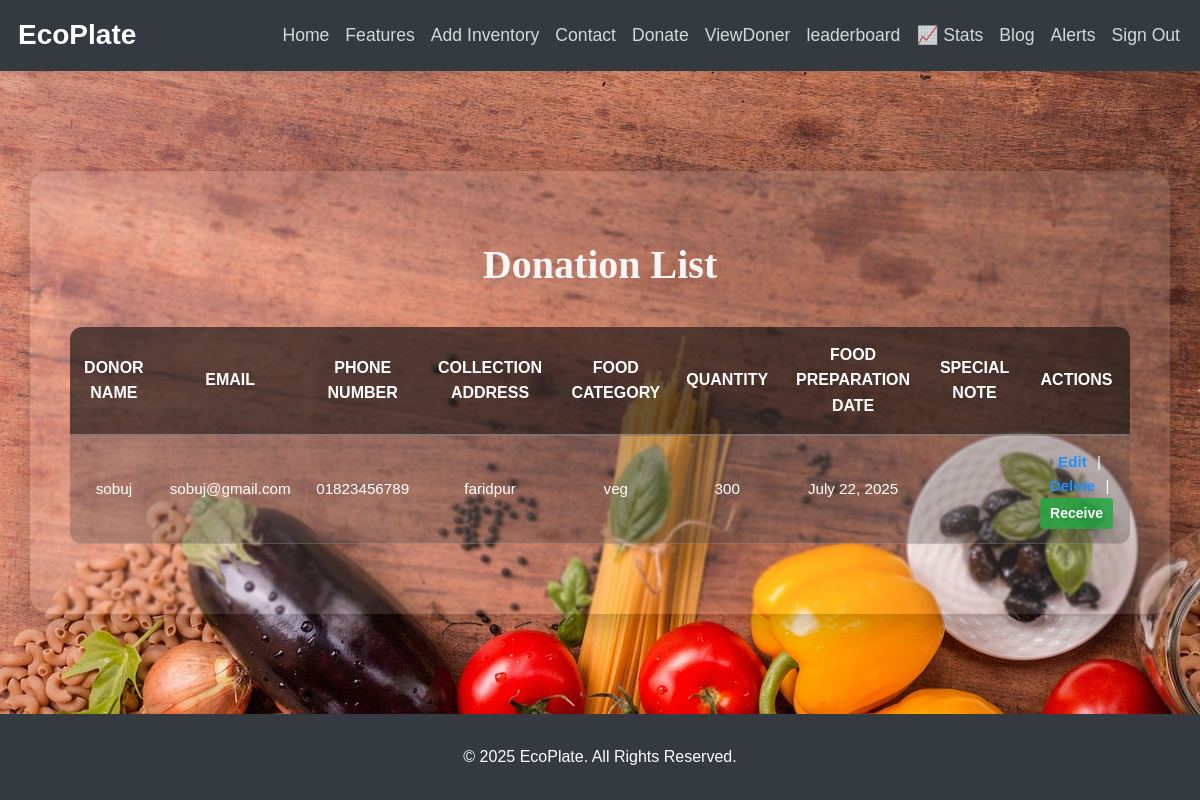
Page /Vdon/ (signed in) on the committed database.
### foodTest/models.py (models this page shows, shortened)
class Donation(models.Model):
    donor_name = models.CharField(max_length=100)
    email = models.EmailField()
    phone_number = models.CharField(max_length=15)
    collection_address = models.TextField()
    food_category = models.CharField(max_length=10, choices=[('veg', 'Vegetarian'), ('non_veg', 'Non-Vegetarian'), ('both', 'Both')])
    quantity = models.PositiveIntegerField()
    food_preparation_date = models.DateField()
    special_note = models.TextField(blank=True, null=True)
    accept_terms = models.BooleanField(default=False)
    received_by = models.ForeignKey(User, null=True, blank=True, on_delete=models.SET_NULL)
    received_at = models.DateTimeField(null=True, blank=True)

### foodTest/views.py (the view)
# urls.py: path('Vdon/', views.donation_view, name="Donation"),
@login_required
def donation_view(request):
    food_waste_data = Donation.objects.filter(received_by__isnull=True)
    return render(request, 'donation_list.html', {'food_waste_data': food_waste_data})
    '''donations = Donation.objects.all()
    return render(request, 'donation_list.html', {'food_waste_data': donations})'''
    '''response=requests.get("http://127.0.0.1:8000/api/donations/")

    data=response.json()
    return render(request,'donation_list.html',{'food_waste_data': data})'''

### templates/donation_list.html (shortened to what this page needs)
<!DOCTYPE html>
<html lang="en">
<head>
    {% load static %}
    <link href="https://cdn.jsdelivr.net/npm/bootstrap@5.3.0/dist/css/bootstrap.min.css" rel="stylesheet">
    <link href="{% static 'styles.css' %}" rel="stylesheet">
</head>
<body>
    <nav class="navbar navbar-expand-lg navbar-dark bg-dark">
        <div class="container-fluid">
            <a class="navbar-brand" href="#">EcoPlate</a>
            <div class="collapse navbar-collapse" id="navbarNav">
                <ul class="navbar-nav ms-auto">
                    <li class="nav-item">
                        <a class="nav-link active" aria-current="page" href="/">Home</a>
                    </li>
                    <li class="nav-item">
                        <a class="nav-link" href="/#features">Features</a>
                    </li>
                    <li class="nav-item">
    <a class="nav-link" href="{% url 'add-inventory' %}">Add Inventory</a>
</li>
                    <li class="nav-item">
                        <a class="nav-link" href="/contactsub">Contact</a>
                    </li>
                    <li class="nav-item">
                        <a class="nav-link" href="/Vsub">Donate</a>
                    </li>
                    <li class="nav-item">
                        <a class="nav-link" href="/Vdon">ViewDoner</a>
                    </li>
                    <li class="nav-item">
                        <a class="nav-link" href="/leaderboard">leaderboard</a>
                    </li>
                    <li class="nav-item"><a class="nav-link" href="{% url 'received-chart' %}">📈 Stats</a></li>
                    <li class="nav-item">
                        <a class="nav-link" href="/blogs">Blog</a>
                    </li>
                    <li class="nav-item">
    <a class="nav-link" href="{% url 'alert-dashboard' %}">Alerts</a>
</li>
                    {% if user.is_authenticated %}
    <li class="nav-item"><a class="nav-link" href="{% url 'signout' %}">Sign Out</a></li>
{% else %}
    <li class="nav-item"><a class="nav-link" href="{% url 'signup' %}">Sign Up</a></li>
    <li class="nav-item"><a class="nav-link" href="{% url 'signin' %}">Sign In</a></li>
{% endif %}
                </ul>
            </div>
        </div>
    </nav>
    <div class="main-content">
        <h1>Donation List</h1>
        <table>
            <thead>
                <tr>
                    <th>Donor Name</th>
                    <th>Email</th>
                    <th>Phone Number</th>
                    <th>Collection Address</th>
                    <th>Food Category</th>
                    <th>Quantity</th>
                    <th>Food Preparation Date</th>
                    <th>Special Note</th>
                    <th>Actions</th>
                </tr>
            </thead>
            <tbody>
                {% for donation in food_waste_data %}
                <tr>
                    <td data-label="Donor Name">{{ donation.donor_name }}</td>
                    <td data-label="Email">{{ donation.email }}</td>
                    <td data-label="Phone Number">{{ donation.phone_number }}</td>
                    <td data-label="Collection Address">{{ donation.collection_address }}</td>
                    <td data-label="Food Category">{{ donation.food_category }}</td>
                    <td data-label="Quantity">{{ donation.quantity }}</td>
                    <td data-label="Food Preparation Date">{{ donation.food_preparation_date }}</td>
                    <td data-label="Special Note">{{ donation.special_note }}</td>
                    <td data-label="Actions">
                        <a href="{% url 'edit-donation' donation.id %}">Edit</a> |
                        <a href="{% url 'delete-donation' donation.id %}">Delete</a> |
                        <a href="{% url 'mark-received' donation.id %}" class="btn btn-success btn-sm">Receive</a>
                    </td>
                </tr>
                {% endfor %}
            </tbody>
        </table>
    </div>
    <footer>
        <p>&copy; 2025 EcoPlate. All Rights Reserved.</p>
    </footer>
</body>
</html>

### static/styles.css (style rules this page uses)
h1, h2, h3, h4, h5, h6 { font-family: 'Georgia', serif; font-weight: bold; color: whitesmoke; }
a { text-decoration: none; color: #007bff; transition: color 0.3s ease; }
.navbar { box-shadow: 0 2px 10px rgba(0, 0, 0, 0.1); background-color: #343a40 !important; }
.navbar-brand { font-size: 1.75rem; font-weight: bold; color: #fff !important; }
.nav-link { font-size: 1.1rem; color: rgba(255, 255, 255, 0.8) !important; transition: color 0.3s ease; }
footer { background-color: #343a40; color: #fff; padding: 30px 0; text-align: center; }
footer p { margin: 0; font-size: 1rem; }
html, body { height: 100%; margin: 0; display: flex; flex-direction: column; font-family: 'Arial', sans-serif; line-height: 1.6; color: #101010dd; background-color:whitesmoke; background: url('/static/img/back1.jpg'); }
.main-content { flex: 1; }

### templates/donation_list.html (style rules this page uses)
.main-content { display: flex; justify-content: center; align-items: center; flex-direction: column; background-color: rgba(255, 255, 255, 0.1); backdrop-filter: blur(1px); border-radius: 20px; padding: 60px 40px; margin: 100px auto; width: 95%; max-width: 1250px; box-shadow: 0 8px 32px rgba(0, 0, 0, 0.25); color: #fff; text-align: center; }
table { width: 100%; border-collapse: separate; border-spacing: 0; background-color: rgba(255, 255, 255, 0.05); margin-top: 30px; border-radius: 12px; overflow: hidden; }
th { background-color: rgba(0, 0, 0, 0.48); color: #ffffff; font-weight: bold; padding: 15px 12px; border-bottom: 2px solid rgba(255, 255, 255, 0.3); text-transform: uppercase; }
tr { background-color: rgba(56, 48, 48, 0.29); transition: background-color 0.3s ease; }
td { padding: 14px 12px; border-bottom: 1px solid rgba(255, 255, 255, 0.15); color: #ffffff; font-size: 0.95em; }
a { color: #1e90ff; font-weight: 600; padding: 4px 6px; border-radius: 4px; transition: background-color 0.2s ease; }
.btn-success { background-color: rgba(40, 167, 69, 0.85); border: none; font-weight: 600; padding: 5px 10px; transition: background-color 0.3s ease; }

### rows in the picture
Donation: donor_name "sobuj", email "sobuj@gmail.com", phone_number "01823456789", collection_address "faridpur", food_category "veg", quantity "300", food_preparation_date "July 22, 2025"
